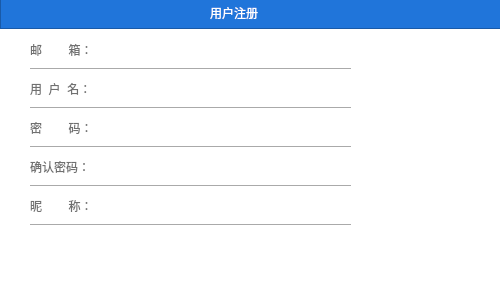
<?xml version="1.0" encoding="UTF-8"?>
<ui version="4.0">
 <class>dialog</class>
 <widget class="QDialog" name="dialog">
  <property name="windowModality">
   <enum>Qt::NonModal</enum>
  </property>
  <property name="geometry">
   <rect>
    <x>0</x>
    <y>0</y>
    <width>500</width>
    <height>295</height>
   </rect>
  </property>
  <property name="minimumSize">
   <size>
    <width>500</width>
    <height>295</height>
   </size>
  </property>
  <property name="maximumSize">
   <size>
    <width>500</width>
    <height>295</height>
   </size>
  </property>
  <property name="windowTitle">
   <string>Register </string>
  </property>
  <property name="styleSheet">
   <string notr="true">background-color: rgb(255, 255, 255);</string>
  </property>
  <widget class="QFrame" name="frame">
   <property name="geometry">
    <rect>
     <x>0</x>
     <y>-1</y>
     <width>501</width>
     <height>30</height>
    </rect>
   </property>
   <property name="styleSheet">
    <string notr="true">background-color: rgb(32,117,218);</string>
   </property>
   <property name="frameShape">
    <enum>QFrame::StyledPanel</enum>
   </property>
   <property name="frameShadow">
    <enum>QFrame::Raised</enum>
   </property>
   <widget class="QLabel" name="label">
    <property name="geometry">
     <rect>
      <x>210</x>
      <y>6</y>
      <width>61</width>
      <height>16</height>
     </rect>
    </property>
    <property name="styleSheet">
     <string notr="true">font: 11pt &quot;Droid Sans Fallback&quot;;
color: rgb(255, 255, 255);</string>
    </property>
    <property name="text">
     <string>用户注册</string>
    </property>
   </widget>
  </widget>
  <widget class="QLabel" name="headportrait_show">
   <property name="geometry">
    <rect>
     <x>362</x>
     <y>40</y>
     <width>127</width>
     <height>165</height>
    </rect>
   </property>
   <property name="minimumSize">
    <size>
     <width>75</width>
     <height>115</height>
    </size>
   </property>
   <property name="styleSheet">
    <string notr="true">background-image: url(:/images/uploadhead_icon.png);</string>
   </property>
   <property name="text">
    <string/>
   </property>
  </widget>
  <widget class="QToolButton" name="btn_reg">
   <property name="geometry">
    <rect>
     <x>180</x>
     <y>240</y>
     <width>111</width>
     <height>46</height>
    </rect>
   </property>
   <property name="styleSheet">
    <string notr="true">background-image: url(:/images/register.png);
border-style: flat;</string>
   </property>
   <property name="text">
    <string/>
   </property>
  </widget>
  <widget class="QToolButton" name="upload_headportrait">
   <property name="geometry">
    <rect>
     <x>385</x>
     <y>210</y>
     <width>85</width>
     <height>28</height>
    </rect>
   </property>
   <property name="styleSheet">
    <string notr="true">background-image: url(:/images/uploadhead.png);
border-style: flat;</string>
   </property>
   <property name="text">
    <string/>
   </property>
  </widget>
  <widget class="QWidget" name="layoutWidget">
   <property name="geometry">
    <rect>
     <x>30</x>
     <y>38</y>
     <width>321</width>
     <height>201</height>
    </rect>
   </property>
   <layout class="QGridLayout" name="gridLayout">
    <item row="0" column="0">
     <widget class="QLabel" name="label_3">
      <property name="styleSheet">
       <string notr="true">font: 10pt &quot;Droid Sans Fallback&quot;;
color: rgb(112, 112, 112);</string>
      </property>
      <property name="text">
       <string>邮        箱：</string>
      </property>
     </widget>
    </item>
    <item row="0" column="1">
     <widget class="QLineEdit" name="ledit_email">
      <property name="styleSheet">
       <string notr="true">border-style:  flat;</string>
      </property>
     </widget>
    </item>
    <item row="1" column="0" colspan="2">
     <widget class="Line" name="line">
      <property name="styleSheet">
       <string notr="true">color: rgb(112, 112, 112);</string>
      </property>
      <property name="orientation">
       <enum>Qt::Horizontal</enum>
      </property>
     </widget>
    </item>
    <item row="2" column="0">
     <widget class="QLabel" name="label_4">
      <property name="styleSheet">
       <string notr="true">color: rgb(112, 112, 112);
font: 10pt &quot;Droid Sans Fallback&quot;;</string>
      </property>
      <property name="text">
       <string>用  户  名：</string>
      </property>
     </widget>
    </item>
    <item row="2" column="1">
     <widget class="QLineEdit" name="ledit_username">
      <property name="styleSheet">
       <string notr="true">border-style: flat;</string>
      </property>
     </widget>
    </item>
    <item row="3" column="0" colspan="2">
     <widget class="Line" name="line_2">
      <property name="styleSheet">
       <string notr="true">color: rgb(112, 112, 112);</string>
      </property>
      <property name="orientation">
       <enum>Qt::Horizontal</enum>
      </property>
     </widget>
    </item>
    <item row="4" column="0">
     <widget class="QLabel" name="label_5">
      <property name="styleSheet">
       <string notr="true">color: rgb(112, 112, 112);
font: 10pt &quot;Droid Sans Fallback&quot;;</string>
      </property>
      <property name="text">
       <string>密        码：</string>
      </property>
     </widget>
    </item>
    <item row="4" column="1">
     <widget class="QLineEdit" name="ledit_pwd">
      <property name="styleSheet">
       <string notr="true">border-style: flat;</string>
      </property>
     </widget>
    </item>
    <item row="5" column="0" colspan="2">
     <widget class="Line" name="line_3">
      <property name="styleSheet">
       <string notr="true">color: rgb(112, 112, 112);</string>
      </property>
      <property name="orientation">
       <enum>Qt::Horizontal</enum>
      </property>
     </widget>
    </item>
    <item row="6" column="0">
     <widget class="QLabel" name="label_6">
      <property name="styleSheet">
       <string notr="true">color: rgb(112, 112, 112);
font: 10pt &quot;Droid Sans Fallback&quot;;</string>
      </property>
      <property name="text">
       <string>确认密码：</string>
      </property>
     </widget>
    </item>
    <item row="6" column="1">
     <widget class="QLineEdit" name="ledit_pwdc">
      <property name="styleSheet">
       <string notr="true">border-style: flat;</string>
      </property>
     </widget>
    </item>
    <item row="7" column="0" colspan="2">
     <widget class="Line" name="line_4">
      <property name="styleSheet">
       <string notr="true">color: rgb(112, 112, 112);</string>
      </property>
      <property name="orientation">
       <enum>Qt::Horizontal</enum>
      </property>
     </widget>
    </item>
    <item row="8" column="0">
     <widget class="QLabel" name="label_7">
      <property name="styleSheet">
       <string notr="true">font: 10pt &quot;Droid Sans Fallback&quot;;
color: rgb(112, 112, 112);</string>
      </property>
      <property name="text">
       <string>昵        称：</string>
      </property>
     </widget>
    </item>
    <item row="8" column="1">
     <widget class="QLineEdit" name="ledit_nickname">
      <property name="styleSheet">
       <string notr="true">border-style: flat;</string>
      </property>
     </widget>
    </item>
    <item row="9" column="0" colspan="2">
     <widget class="Line" name="line_5">
      <property name="styleSheet">
       <string notr="true">color: rgb(112, 112, 112);</string>
      </property>
      <property name="orientation">
       <enum>Qt::Horizontal</enum>
      </property>
     </widget>
    </item>
   </layout>
  </widget>
 </widget>
 <resources>
  <include location="../resource.qrc"/>
 </resources>
 <connections/>
</ui>
